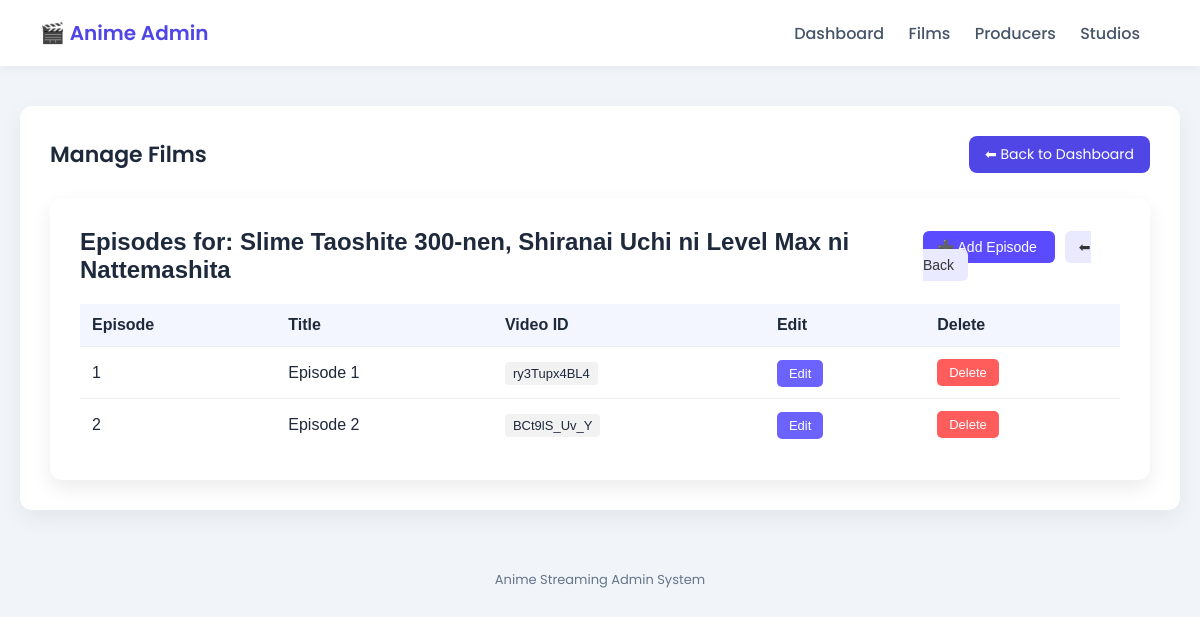
Screenshot of /dashboard-admin/manage-episode/8cee7699-f582-4d70-ae97-6a08ff996b0e (signed in) with the database file from the repository.
### core/StreamingApp/models.py (models this page shows, shortened)
class Series(models.Model):
    ROLES_RATING = [
        ('g', 'G - All Ages'),
        ('pg', 'PG - Children'),
        ('pg_13', 'PG-13 - Teens 13 or older'),
        ('r', 'R - 17+ (violence & profanity)'),
    ]
    ROLES_STATUS = [
        ('ongoing', 'Ongoing'),
        ('finished', 'Finished'),
        ('upcoming', 'Upcoming'),
    ]
    ROLES_SEASON = [
        ('spring', 'Spring'),
        ('summer', 'Summer'),
        ('fall', 'Fall'),
        ('winter', 'Winter'),
    ]
    series_id = models.UUIDField(primary_key=True, default=uuid.uuid4, editable=False)
    title = models.CharField(max_length=255)
    alternate_title = models.CharField(max_length=255, null=True, blank=True)
    sypnosis = models.TextField()
    thumbnail_picture = models.ImageField(upload_to='series_thumbnails/', null=True, blank=True)
    total_episodes = models.IntegerField()
    season_number = models.IntegerField()
    status = models.CharField(max_length=20, choices=ROLES_STATUS)
    genre = models.ManyToManyField('Genre', through='SeriesGenre')
    aired_start_date = models.DateField()
    aired_end_date = models.DateField(null=True, blank=True)
    premiered_season = models.CharField(max_length=10, choices=ROLES_SEASON)
    premiered_year = models.IntegerField()
    producer = models.ManyToManyField(Producer)
    studio = models.ManyToManyField(Studio)
    duration_minutes = models.IntegerField()
    score = models.DecimalField(max_digits=3, decimal_places=2)
    rating = models.CharField(max_length=10, choices=ROLES_RATING)
    is_published = models.BooleanField(default=False)
    is_published_date = models.DateTimeField(null=True, blank=True)
    created_at = models.DateTimeField(auto_now_add=True)
    updated_at = models.DateTimeField(auto_now=True)

class Episode(models.Model):
    class Meta:
        unique_together = ('series', 'episode_number')
    episode_id = models.UUIDField(primary_key=True, default=uuid.uuid4, editable=False)
    series = models.ForeignKey(Series, on_delete=models.CASCADE)
    episode_number = models.IntegerField()
    episode_title = models.CharField(max_length=255)
    video_id = models.CharField(max_length=255)
    view_count = models.IntegerField(default=0)
    created_at = models.DateTimeField(auto_now_add=True)
    updated_at = models.DateTimeField(auto_now=True)

### core/StreamingApp/views.py (the view)
class ManageEpisodeView(AdminRequiredView):
    def get(self, request, series_id):
        series = get_object_or_404(Series, series_id=series_id)
        episodes = Episode.objects.filter(series=series).order_by('episode_number')
        return render(request, 'admin/manage_episode.html', {
            'series': series,
            'episodes': episodes,
        })

### core/StreamingApp/views.py (called while the page is built)
    def dispatch(self, request, *args, **kwargs):
        if not request.user.is_authenticated:
            return redirect(f"{reverse('admin_login')}?next={request.path}")
        if getattr(request.user, 'role', None) != 'admin':
            return redirect('homepage')
        return super().dispatch(request, *args, **kwargs)

### core/templates/admin/manage_episode.html (shortened to what this page needs)
{% extends 'base_admin/base_manage_film.html' %}
{% block content %}
<div style="
background:white;
padding:30px;
border-radius:12px;
box-shadow:0 8px 20px rgba(0,0,0,0.08);
font-family:Arial, sans-serif;
">
<div style="
display:flex;
justify-content:space-between;
align-items:center;
margin-bottom:20px;
">
<h2 style="margin:0;">
Episodes for: {{ series.title }}
</h2>
<div>
<a href="{% url 'add_episode' series.series_id %}" style="
text-decoration:none;
background:#5a4bff;
color:white;
padding:8px 14px;
border-radius:6px;
margin-right:10px;
font-size:14px;
">
➕ Add Episode
</a>
<a href="{% url 'manage_film' %}" style="
text-decoration:none;
background:#e9e9ff;
color:#333;
padding:8px 14px;
border-radius:6px;
font-size:14px;
">
⬅ Back
</a>
</div>
</div>
<table style="
width:100%;
border-collapse:collapse;
">
<thead>
<tr style="
background:#f4f6ff;
text-align:left;
">
<th style="padding:12px;">Episode</th>
<th style="padding:12px;">Title</th>
<th style="padding:12px;">Video ID</th>
<th style="padding:12px;">Edit</th>
<th style="padding:12px;">Delete</th>
</tr>
</thead>
<tbody>
{% for e in episodes %}
<tr style="
border-top:1px solid #eee;
">
<td style="padding:12px;">{{ e.episode_number }}</td>
<td style="padding:12px;">{{ e.episode_title }}</td>
<td style="padding:12px;">
<span style="
background:#f2f2f2;
padding:4px 8px;
border-radius:4px;
font-size:13px;
">
{{ e.video_id }}
</span>
</td>
<td style="padding:12px;">
<a href="{% url 'edit_episode' e.episode_id %}" style="
background:#6c63ff;
color:white;
padding:6px 12px;
border-radius:5px;
text-decoration:none;
font-size:13px;
">
Edit
</a>
</td>
<td style="padding:12px;">
<form method="post" action="{% url 'delete_episode' e.episode_id %}" style="display:inline;">
<button type="submit"
onclick="return confirm('Delete {{ e.episode_title }} ?')"
style="
background:#ff5c5c;
border:none;
color:white;
padding:6px 12px;
border-radius:5px;
cursor:pointer;
font-size:13px;
">
Delete
</button>
</form>
</td>
</tr>
{% endfor %}
</tbody>
</table>
</div>
{% endblock %}

### core/templates/base_admin/base_manage_film.html (style rules this page uses)
body { margin:0; font-family:'Poppins', sans-serif; background:#f1f5f9; color:#1e293b; }

### rows the page displays
Series: title "Slime Taoshite 300-nen, Shiranai Uchi ni Level Max ni Nattemashita"
Episode: episode_number "1", episode_title "Episode 1", video_id "ry3Tupx4BL4"
Episode: episode_number "2", episode_title "Episode 2", video_id "BCt9lS_Uv_Y"
